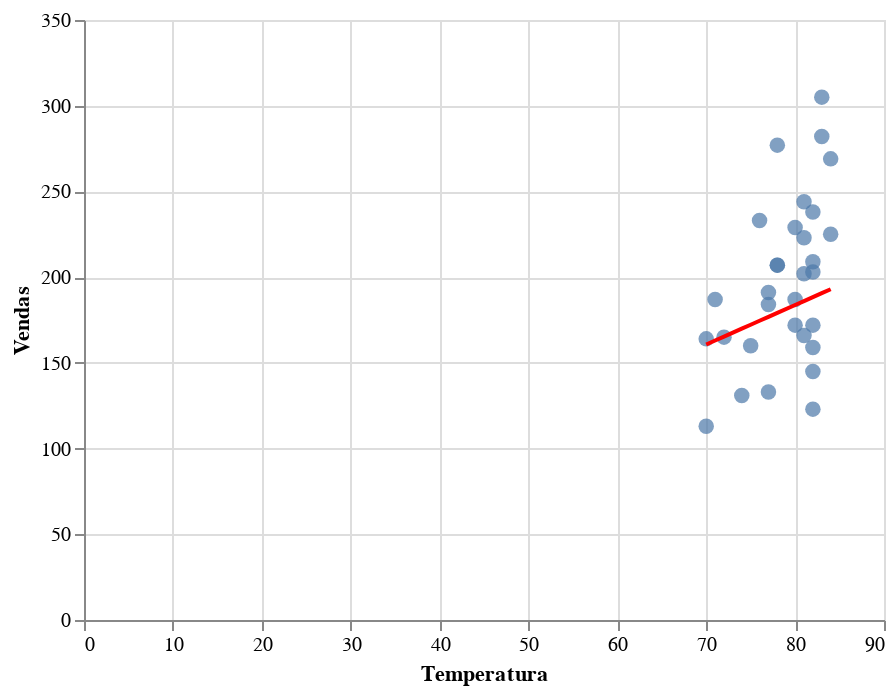

This figure's notebook cell:
### Code cell
predizer_vendas_por_variavel('Temperatura', limonadas)

### Figure 1 — Vega-Lite specification as saved in the notebook (floating-point values rounded to 4 significant figures)
{"$schema": "https://vega.github.io/schema/vega-lite/v2.6.0.json", "config": {"view": {"height": 300, "width": 400}}, "datasets": {"data-36a349900ba4de8c9049529a3aff204a": [{"X": 70, "Y": 160.7}, {"X": 72, "Y": 165.3}, {"X": 71, "Y": 163.0}, {"X": 76, "Y": 174.5}, {"X": 78, "Y": 179.1}, {"X": 82, "Y": 188.3}, {"X": 81, "Y": 186.0}, {"X": 82, "Y": 188.3}, {"X": 80, "Y": 183.7}, {"X": 82, "Y": 188.3}, {"X": 83, "Y": 190.6}, {"X": 84, "Y": 192.9}, {"X": 77, "Y": 176.8}, {"X": 78, "Y": 179.1}, {"X": 75, "Y": 172.2}, {"X": 74, "Y": 169.9}, {"X": 77, "Y": 176.8}, {"X": 81, "Y": 186.0}, {"X": 78, "Y": 179.1}, {"X": 70, "Y": 160.7}, {"X": 77, "Y": 176.8}, {"X": 80, "Y": 183.7}, {"X": 81, "Y": 186.0}, {"X": 82, "Y": 188.3}, {"X": 84, "Y": 192.9}, {"X": 83, "Y": 190.6}, {"X": 80, "Y": 183.7}, {"X": 82, "Y": 188.3}, {"X": 81, "Y": 186.0}, {"X": 82, "Y": 188.3}, {"X": 82, "Y": 188.3}], "data-ba5f28dd6f6a78e17f4f67de88f1f416": [{"Data": "2016-07-01T00:00:00", "Folhetos": 90, "Laranja": 67, "Limao": 97, "Local": "Park", "LucroLaranja": 16.75, "LucroLimao": 24.25, "Preco": 0.25, "Rank": 30.5, "Revenue": 41, "Sales": 164, "Temperatura": 70}, {"Data": "2016-07-02T00:00:00", "Folhetos": 90, "Laranja": 67, "Limao": 98, "Local": "Park", "LucroLaranja": 16.75, "LucroLimao": 24.5, "Preco": 0.25, "Rank": 28, "Revenue": 41.25, "Sales": 165, "Temperatura": 72}, {"Data": "2016-07-03T00:00:00", "Folhetos": 104, "Laranja": 77, "Limao": 110, "Local": "Park", "LucroLaranja": 19.25, "LucroLimao": 27.5, "Preco": 0.25, "Rank": 29, "Revenue": 46.75, "Sales": 187, "Temperatura": 71}, {"Data": "2016-07-04T00:00:00", "Folhetos": 98, "Laranja": 99, "Limao": 134, "Local": "Beach", "LucroLaranja": 24.75, "LucroLimao": 33.5, "Preco": 0.25, "Rank": 25, "Revenue": 58.25, "Sales": 233, "Temperatura": 76}, {"Data": "2016-07-05T00:00:00", "Folhetos": 135, "Laranja": 118, "Limao": 159, "Local": "Beach", "LucroLaranja": 29.5, "LucroLimao": 39.75, "Preco": 0.25, "Rank": 20, "Revenue": 69.25, "Sales": 277, "Temperatura": 78}, {"Data": "2016-07-06T00:00:00", "Folhetos": 90, "Laranja": 69, "Limao": 103, "Local": "Beach", "LucroLaranja": 17.25, "LucroLimao": 25.75, "Preco": 0.25, "Rank": 8, "Revenue": 43, "Sales": 172, "Temperatura": 82}, {"Data": "2016-07-07T00:00:00", "Folhetos": 135, "Laranja": 101, "Limao": 143, "Local": "Beach", "LucroLaranja": 25.25, "LucroLimao": 35.75, "Preco": 0.25, "Rank": 13.5, "Revenue": 61, "Sales": 244, "Temperatura": 81}, {"Data": "2016-07-08T00:00:00", "Folhetos": 113, "Laranja": 86, "Limao": 123, "Local": "Beach", "LucroLaranja": 21.5, "LucroLimao": 30.75, "Preco": 0.25, "Rank": 8, "Revenue": 52.25, "Sales": 209, "Temperatura": 82}, {"Data": "2016-07-09T00:00:00", "Folhetos": 126, "Laranja": 95, "Limao": 134, "Local": "Beach", "LucroLaranja": 23.75, "LucroLimao": 33.5, "Preco": 0.25, "Rank": 17, "Revenue": 57.25, "Sales": 229, "Temperatura": 80}, {"Data": "2016-07-10T00:00:00", "Folhetos": 131, "Laranja": 98, "Limao": 140, "Local": "Beach", "LucroLaranja": 24.5, "LucroLimao": 35, "Preco": 0.25, "Rank": 8, "Revenue": 59.5, "Sales": 238, "Temperatura": 82}, {"Data": "2016-07-11T00:00:00", "Folhetos": 135, "Laranja": 120, "Limao": 162, "Local": "Beach", "LucroLaranja": 30, "LucroLimao": 40.5, "Preco": 0.25, "Rank": 3.5, "Revenue": 70.5, "Sales": 282, "Temperatura": 83}, {"Data": "2016-07-12T00:00:00", "Folhetos": 99, "Laranja": 95, "Limao": 130, "Local": "Beach", "LucroLaranja": 23.75, "LucroLimao": 32.5, "Preco": 0.25, "Rank": 1.5, "Revenue": 56.25, "Sales": 225, "Temperatura": 84}, {"Data": "2016-07-13T00:00:00", "Folhetos": 99, "Laranja": 75, "Limao": 109, "Local": "Beach", "LucroLaranja": 18.75, "LucroLimao": 27.25, "Preco": 0.25, "Rank": 23, "Revenue": 46, "Sales": 184, "Temperatura": 77}, {"Data": "2016-07-14T00:00:00", "Folhetos": 113, "Laranja": 85, "Limao": 122, "Local": "Beach", "LucroLaranja": 21.25, "LucroLimao": 30.5, "Preco": 0.25, "Rank": 20, "Revenue": 51.75, "Sales": 207, "Temperatura": 78}, {"Data": "2016-07-15T00:00:00", "Folhetos": 108, "Laranja": 62, "Limao": 98, "Local": "Beach", "LucroLaranja": 31, "LucroLimao": 49, "Preco": 0.5, "Rank": 26, "Revenue": 80, "Sales": 160, "Temperatura": 75}, {"Data": "2016-07-16T00:00:00", "Folhetos": 90, "Laranja": 50, "Limao": 81, "Local": "Beach", "LucroLaranja": 25, "LucroLimao": 40.5, "Preco": 0.5, "Rank": 27, "Revenue": 65.5, "Sales": 131, "Temperatura": 74}, {"Data": "2016-07-17T00:00:00", "Folhetos": 126, "Laranja": 76, "Limao": 115, "Local": "Beach", "LucroLaranja": 38, "LucroLimao": 57.5, "Preco": 0.5, "Rank": 23, "Revenue": 95.5, "Sales": 191, "Temperatura": 77}, {"Data": "2016-07-18T00:00:00", "Folhetos": 122, "Laranja": 92, "Limao": 131, "Local": "Park", "LucroLaranja": 46, "LucroLimao": 65.5, "Preco": 0.5, "Rank": 13.5, "Revenue": 111.5, "Sales": 223, "Temperatura": 81}, {"Data": "2016-07-19T00:00:00", "Folhetos": 113, "Laranja": 85, "Limao": 122, "Local": "Park", "LucroLaranja": 42.5, "LucroLimao": 61, "Preco": 0.5, "Rank": 20, "Revenue": 103.5, "Sales": 207, "Temperatura": 78}, {"Data": "2016-07-20T00:00:00", "Folhetos": 109.2, "Laranja": 42, "Limao": 71, "Local": "Park", "LucroLaranja": 21, "LucroLimao": 35.5, "Preco": 0.5, "Rank": 30.5, "Revenue": 56.5, "Sales": 113, "Temperatura": 70}, {"Data": "2016-07-21T00:00:00", "Folhetos": 90, "Laranja": 50, "Limao": 83, "Local": "Park", "LucroLaranja": 25, "LucroLimao": 41.5, "Preco": 0.5, "Rank": 23, "Revenue": 66.5, "Sales": 133, "Temperatura": 77}, {"Data": "2016-07-22T00:00:00", "Folhetos": 108, "Laranja": 75, "Limao": 112, "Local": "Park", "LucroLaranja": 37.5, "LucroLimao": 56, "Preco": 0.5, "Rank": 17, "Revenue": 93.5, "Sales": 187, "Temperatura": 80}, {"Data": "2016-07-23T00:00:00", "Folhetos": 117, "Laranja": 82, "Limao": 120, "Local": "Park", "LucroLaranja": 41, "LucroLimao": 60, "Preco": 0.5, "Rank": 13.5, "Revenue": 101, "Sales": 202, "Temperatura": 81}, {"Data": "2016-07-24T00:00:00", "Folhetos": 117, "Laranja": 82, "Limao": 121, "Local": "Park", "LucroLaranja": 41, "LucroLimao": 60.5, "Preco": 0.5, "Rank": 8, "Revenue": 101.5, "Sales": 203, "Temperatura": 82}, {"Data": "2016-07-25T00:00:00", "Folhetos": 135, "Laranja": 113, "Limao": 156, "Local": "Park", "LucroLaranja": 56.5, "LucroLimao": 78, "Preco": 0.5, "Rank": 1.5, "Revenue": 134.5, "Sales": 269, "Temperatura": 84}, {"Data": "2016-07-26T00:00:00", "Folhetos": 158, "Laranja": 129, "Limao": 176, "Local": "Park", "LucroLaranja": 45.15, "LucroLimao": 61.6, "Preco": 0.35, "Rank": 3.5, "Revenue": 106.8, "Sales": 305, "Temperatura": 83}, {"Data": "2016-07-27T00:00:00", "Folhetos": 99, "Laranja": 68, "Limao": 104, "Local": "Park", "LucroLaranja": 23.8, "LucroLimao": 36.4, "Preco": 0.35, "Rank": 17, "Revenue": 60.2, "Sales": 172, "Temperatura": 80}, {"Data": "2016-07-28T00:00:00", "Folhetos": 90, "Laranja": 63, "Limao": 96, "Local": "Park", "LucroLaranja": 22.05, "LucroLimao": 33.6, "Preco": 0.35, "Rank": 8, "Revenue": 55.65, "Sales": 159, "Temperatura": 82}, {"Data": "2016-07-29T00:00:00", "Folhetos": 95, "Laranja": 66, "Limao": 100, "Local": "Park", "LucroLaranja": 23.1, "LucroLimao": 35, "Preco": 0.35, "Rank": 13.5, "Revenue": 58.1, "Sales": 166, "Temperatura": 81}, {"Data": "2016-07-30T00:00:00", "Folhetos": 81, "Laranja": 57, "Limao": 88, "Local": "Beach", "LucroLaranja": 19.95, "LucroLimao": 30.8, "Preco": 0.35, "Rank": 8, "Revenue": 50.75, "Sales": 145, "Temperatura": 82}, {"Data": "2016-07-31T00:00:00", "Folhetos": 68, "Laranja": 47, "Limao": 76, "Local": "Beach", "LucroLaranja": 16.45, "LucroLimao": 26.6, "Preco": 0.35, "Rank": 8, "Revenue": 43.05, "Sales": 123, "Temperatura": 82}]}, "layer": [{"data": {"name": "data-ba5f28dd6f6a78e17f4f67de88f1f416"}, "encoding": {"x": {"field": "Temperatura", "type": "quantitative"}, "y": {"field": "Sales", "type": "quantitative"}}, "mark": {"size": 60, "type": "circle"}}, {"data": {"name": "data-36a349900ba4de8c9049529a3aff204a"}, "encoding": {"x": {"axis": {"title": "Temperatura"}, "field": "X", "type": "quantitative"}, "y": {"axis": {"title": "Vendas"}, "field": "Y", "type": "quantitative"}}, "mark": {"color": "red", "type": "line"}}]}
